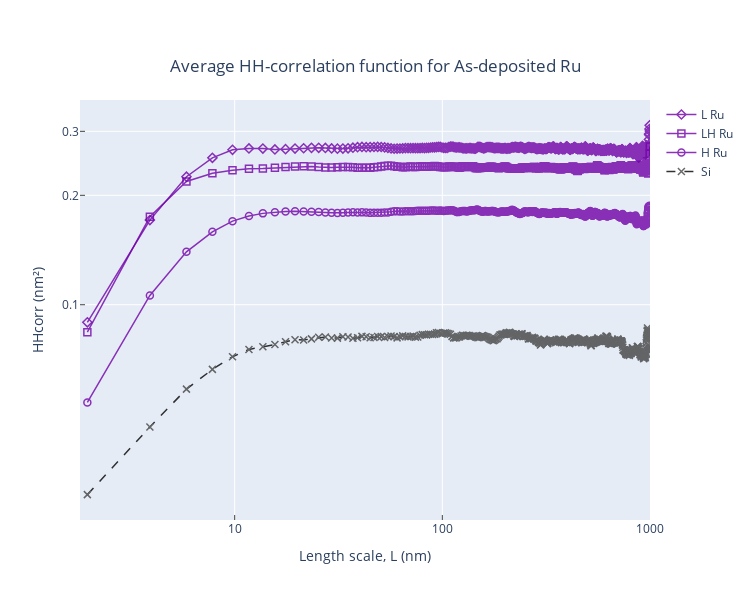

Notebook source saved alongside this figure:
### Markdown cell above
# Plot As-Deposited for different densities

### Code cell
temperatures = ['25']
Si = ['20']

densities = ['L','LH','H']
symbols = ['diamond-open', 'square-open', 'circle-open',]

fig = go.Figure()
for temp in temperatures:
    
    for dens, symbol in zip(densities, symbols):

        label = f"{dens} Ru"
            
        fig.add_trace(
            go.Scatter(
                x = x_new[:1000], 
                y = AvHHcorr[dens][temp]['value'][:1000],
                mode = 'lines+markers',
                name = label,
                marker = dict(color = '#7201a8', 
                              symbol = symbol,
                              opacity = 1, 
                              size = 7,
                              line = dict(width = 1.5)
                             ),
                opacity = 0.8,
                line = dict(
                    color = '#7201a8',
                    width = 1.5
                )
            )
        )
        
    label = f"Si"
    fig.add_trace(
        go.Scatter(
            x = x_new[:1000], 
            y = AvHHcorr['H']['20']['value'][:1000],
            mode = 'lines+markers',
            name = label,
            marker = dict(color = 'black', 
                              symbol = 'x-thin',
                              size = 7,
                              line = dict(width=1.5)
                             ),
            opacity = 0.8,
            line = dict(
                color = 'black',
                dash = 'dash',
                width = 1.5
                )
        )
    )
        
    fig.update_layout(title={'text': f'Average HH-correlation function for As-deposited Ru', 
                        'xanchor':'center', 'yanchor': 'top', 'y':0.9,  'x':0.5},
                      xaxis=dict(title='Length scale, L (nm)', ticks="inside",
                              range=[np.log10(1.8),np.log10(1000)],
                              tickmode = "linear",
                              tick0 = np.log10(1),
                              dtick = np.log10(10),
#                               linewidth=1, linecolor='black', mirror=True
                             ),
                       yaxis=dict(title='HHcorr (nm²)', ticks="inside",
#                               range=[np.log10(min(AvHHcorr[dens]['20']['value']*0.8)),
#                                      np.log10((max(AvHHcorr['L']['25']['value']*1.3)))],
                              tickmode = "linear",
                              tick0 = np.log10(1),
                              dtick = 'L0.1',
#                               linewidth=1, linecolor='black', mirror=True
                             ),
#                    template ="plotly_white",
                   width=750, height=600
                      )
    

    fig.update_xaxes(type="log")
    fig.update_yaxes(type="log")

    fig.write_image(f"NEW/AFM_Average HH function - As-Deposited Ru_PLOTLY.png")
    fig.write_image(f"NEW/AFM_Average HH function - As-Deposited Ru_PLOTLY.svg") 
    
fig.show()

### Figure 1 — Plotly figure (JSON) as saved in the notebook; plotly's stock layout.template omitted (floating-point values rounded to 4 significant figures; data arrays with more than 128 entries replaced by an {"elided": "..."} marker saying what was removed)
{"data": [{"line": {"color": "#7201a8", "width": 1.5}, "marker": {"color": "#7201a8", "line": {"width": 1.5}, "opacity": 1, "size": 7, "symbol": "diamond-open"}, "mode": "lines+markers", "name": "L Ru", "opacity": 0.8, "type": "scatter", "x": {"elided": "511 float values"}, "y": {"elided": "511 float values"}}, {"line": {"color": "#7201a8", "width": 1.5}, "marker": {"color": "#7201a8", "line": {"width": 1.5}, "opacity": 1, "size": 7, "symbol": "square-open"}, "mode": "lines+markers", "name": "LH Ru", "opacity": 0.8, "type": "scatter", "x": {"elided": "511 float values"}, "y": {"elided": "511 float values"}}, {"line": {"color": "#7201a8", "width": 1.5}, "marker": {"color": "#7201a8", "line": {"width": 1.5}, "opacity": 1, "size": 7, "symbol": "circle-open"}, "mode": "lines+markers", "name": "H Ru", "opacity": 0.8, "type": "scatter", "x": {"elided": "511 float values"}, "y": {"elided": "511 float values"}}, {"line": {"color": "black", "dash": "dash", "width": 1.5}, "marker": {"color": "black", "line": {"width": 1.5}, "size": 7, "symbol": "x-thin"}, "mode": "lines+markers", "name": "Si", "opacity": 0.8, "type": "scatter", "x": {"elided": "511 float values"}, "y": {"elided": "511 float values"}}], "layout": {"height": 600, "title": {"text": "Average HH-correlation function for As-deposited Ru", "x": 0.5, "xanchor": "center", "y": 0.9, "yanchor": "top"}, "width": 750, "xaxis": {"dtick": 1, "range": [0.2553, 3], "tick0": 0, "tickmode": "linear", "ticks": "inside", "title": {"text": "Length scale, L (nm)"}, "type": "log"}, "yaxis": {"dtick": "L0.1", "tick0": 0, "tickmode": "linear", "ticks": "inside", "title": {"text": "HHcorr (nm²)"}, "type": "log"}}}
